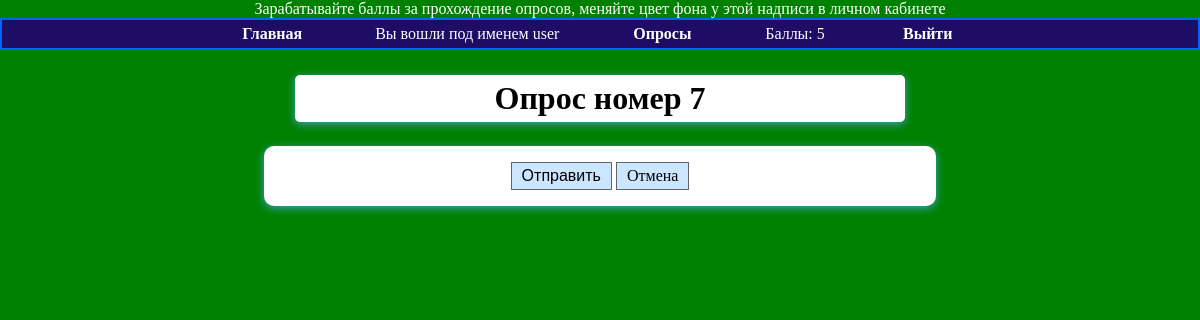
/questions/5/ (signed in), run on an earlier commit of the app's database.
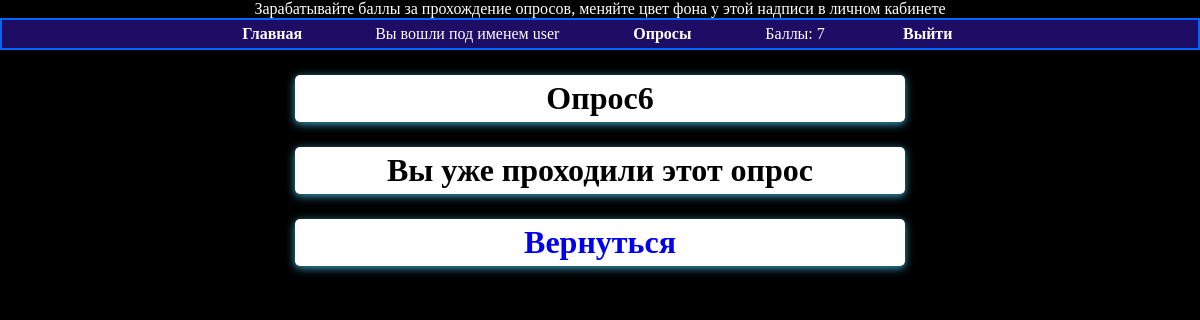
And on a later commit of the database.
### base/models.py (models this page shows, shortened)
class MyUser(AbstractBaseUser):
    login = models.CharField(
        verbose_name='Логин',
        max_length=20,
        unique=True,
        null=True,
    )
    chain = models.PositiveIntegerField(default=0, verbose_name='Валюта')
    user_color = models.ForeignKey(UserColor, on_delete=models.CASCADE, null=True, verbose_name='Цвет')
    count_of_tests = models.PositiveIntegerField(default=0, verbose_name='Количество пройденных тестов')
    is_active = models.BooleanField(default=True)
    is_admin = models.BooleanField(default=False)
    objects = MyUserManager()
    USERNAME_FIELD = 'login'
    class Meta:
        verbose_name = 'Пользователя'
        verbose_name_plural = 'Список пользователей'

### interview_app/models.py (models this page shows, shortened)
class Question(models.Model):
    owner = models.ForeignKey(User, on_delete=models.CASCADE, verbose_name='Создатель опроса', default='admin')
    text = models.TextField(verbose_name='Текст опроса')
    pub_date = models.DateTimeField(default=timezone.now, verbose_name='Дата публикации')
    active = models.BooleanField(default=True, verbose_name='Активно')
    answer = models.ManyToManyField(Answer)
    class Meta:
        verbose_name = 'Тесты'
        verbose_name_plural = 'Список тестов'
    def user_can_vote(self, user):
        user_votes = user.vote_set.all()
        qs = user_votes.filter(question=self)
        if qs.exists():  # если опрос не отвечен
            return False
        return True

### interview_app/views.py (the view)
# urls.py: path('<int:question_id>/', views.detail_question, name='detail_question'),
def detail_question(request, question_id: int):
    question = get_object_or_404(Question, id=question_id)
    user_can_vote = question.user_can_vote(request.user)  # определит, проходился ли опрос ранее
    if not question.active:  # Если опрос пройден, показать результат
        return render(request, 'interview_app/question_result.html', {'question': question})
    loop_count = question.answer.count()
    context = {
        'question': question,
        'user_can_vote': user_can_vote,
        'loop_time': range(0, loop_count),
    }
    return render(request, 'interview_app/question_detail.html', context)

### base/models.py (called while the page is built)
    def __str__(self):
        return self.color

### interview_app/templates/interview_app/question_detail.html (shortened to what this page needs)
{% extends 'base.html' %}
{% block content %}
    <div class="container">
        <h1>{{ question.text }}</h1>
        {% if not user_can_vote %}
            <h1>Вы уже проходили этот опрос</h1>
            <h1><a class="list" href="{% url 'list_questions' %}">Вернуться</a></h1>
        {% else %}
            <form action="{% url 'vote' question.id %}" method="POST">
                <input type="submit" value="Отправить">
                <a id="cancel" href="{% url 'list_questions' %}" role="button">Отмена</a>
            </form>
        {% endif %}
    </div>
{% endblock content %}

### templates/base.html (shortened to what this page needs)
{% load static %}
<!DOCTYPE html>
<html lang="en">
<head>
    <link rel="stylesheet" href=" {% static 'css/base.css' %}">
</head>
<body id="change-color">
<div id="change-color">
    <span id="change-color" class="text">Зарабатывайте баллы за прохождение опросов, меняйте цвет фона у этой надписи в личном кабинете</span><br>
    <ul id="navbar">
        {% if user.is_authenticated %}
            <li {% if section == "home" %}class="selected"{% endif %}>
                <a href="{% url "home" %}">Главная</a>
            </li>
            <li> Вы вошли под именем {{ request.user.login }}
            <li><a href="{% url 'list_questions' %}">Опросы</a></li>
            <li>Баллы: {{ user.chain }}</li>
            <li><a href="{% url 'logout' %}">Выйти</a></li>
        {% else %}
            <li><a href="{% url "login" %}">Войти</a></li>
            <li><a href="{% url 'signup' %}">Регистрация</a></li>
            <li><a href="{% url 'home' %}">Главная</a></li>
        {% endif %}
    </ul>
</div>
<div id="content">
    {% block content %}
    {% endblock %}
</div>
</body>
</html>

What changed in the data, as far as the page shows it:
changed MyUser "user": chain "5" → "7"
changed Question: text "Опрос номер 7" → "Опрос6"
Also different on the page:
form field value: "Отправить" → (not shown)
text no longer shown: "Отмена"
text now shown: "Вы уже проходили этот опрос Вернуться"
